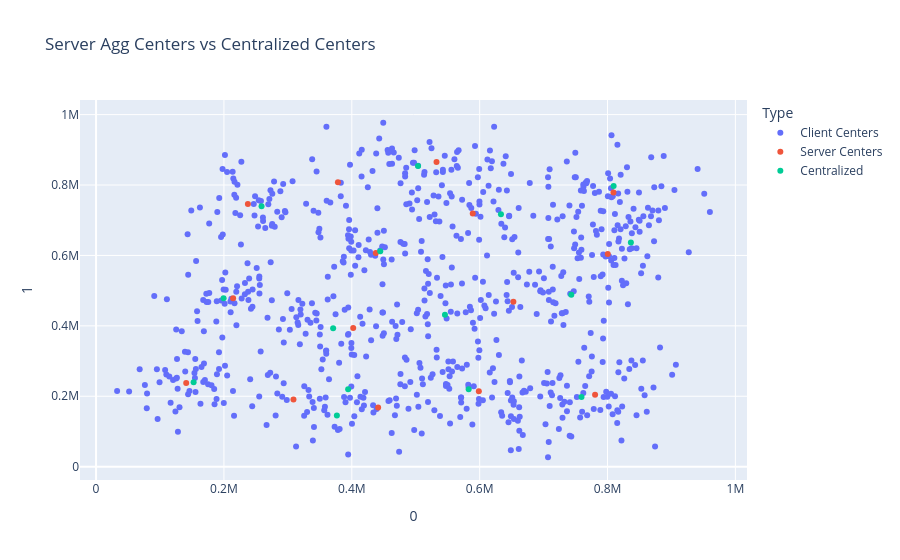

The notebook cell saved with this chart:
### Markdown cell above
Visualise centers

### Code cell
i = 0
visualize_centers(sim.clients_centers[i], sim.server_centers['kmeans'][i], sim.centralized_centers[i])

### Figure 1 — Plotly figure (JSON) as saved in the notebook; plotly's stock layout.template omitted (floating-point values rounded to 4 significant figures; data arrays with more than 128 entries replaced by an {"elided": "..."} marker saying what was removed)
{"data": [{"hovertemplate": "Type=Client Centers<br>0=%{x}<br>1=%{y}<extra></extra>", "legendgroup": "Client Centers", "marker": {"color": "#636efa", "symbol": "circle"}, "mode": "markers", "name": "Client Centers", "orientation": "v", "showlegend": true, "type": "scatter", "x": {"elided": "750 float values"}, "xaxis": "x", "y": {"elided": "750 float values"}, "yaxis": "y"}, {"hovertemplate": "Type=Server Centers<br>0=%{x}<br>1=%{y}<extra></extra>", "legendgroup": "Server Centers", "marker": {"color": "#EF553B", "symbol": "circle"}, "mode": "markers", "name": "Server Centers", "orientation": "v", "showlegend": true, "type": "scatter", "x": [214400.0, 652700.0, 780500.0, 809300.0, 308800.0, 378300.0, 598700.0, 237500.0, 800400.0, 532500.0, 437600.0, 141000.0, 441200.0, 402200.0, 589200.0], "xaxis": "x", "y": [478300.0, 468100.0, 204300.0, 778500.0, 190500.0, 807500.0, 214200.0, 745900.0, 604100.0, 865100.0, 607100.0, 237500.0, 168100.0, 393800.0, 719200.0], "yaxis": "y"}, {"hovertemplate": "Type=Centralized<br>0=%{x}<br>1=%{y}<extra></extra>", "legendgroup": "Centralized", "marker": {"color": "#00cc96", "symbol": "circle"}, "mode": "markers", "name": "Centralized", "orientation": "v", "showlegend": true, "type": "scatter", "x": [836500.0, 199500.0, 759300.0, 444500.0, 376600.0, 633300.0, 545700.0, 258900.0, 582800.0, 152600.0, 809500.0, 503700.0, 743400.0, 370800.0, 394300.0], "xaxis": "x", "y": [636600.0, 478100.0, 198000.0, 611900.0, 145600.0, 717100.0, 431500.0, 740000.0, 220200.0, 239500.0, 797400.0, 854300.0, 488600.0, 393200.0, 219700.0], "yaxis": "y"}], "layout": {"legend": {"title": {"text": "Type"}, "tracegroupgap": 0}, "title": {"text": "Server Agg Centers vs Centralized Centers"}, "xaxis": {"anchor": "y", "domain": [0, 1], "title": {"text": "0"}}, "yaxis": {"anchor": "x", "domain": [0, 1], "title": {"text": "1"}}}}
